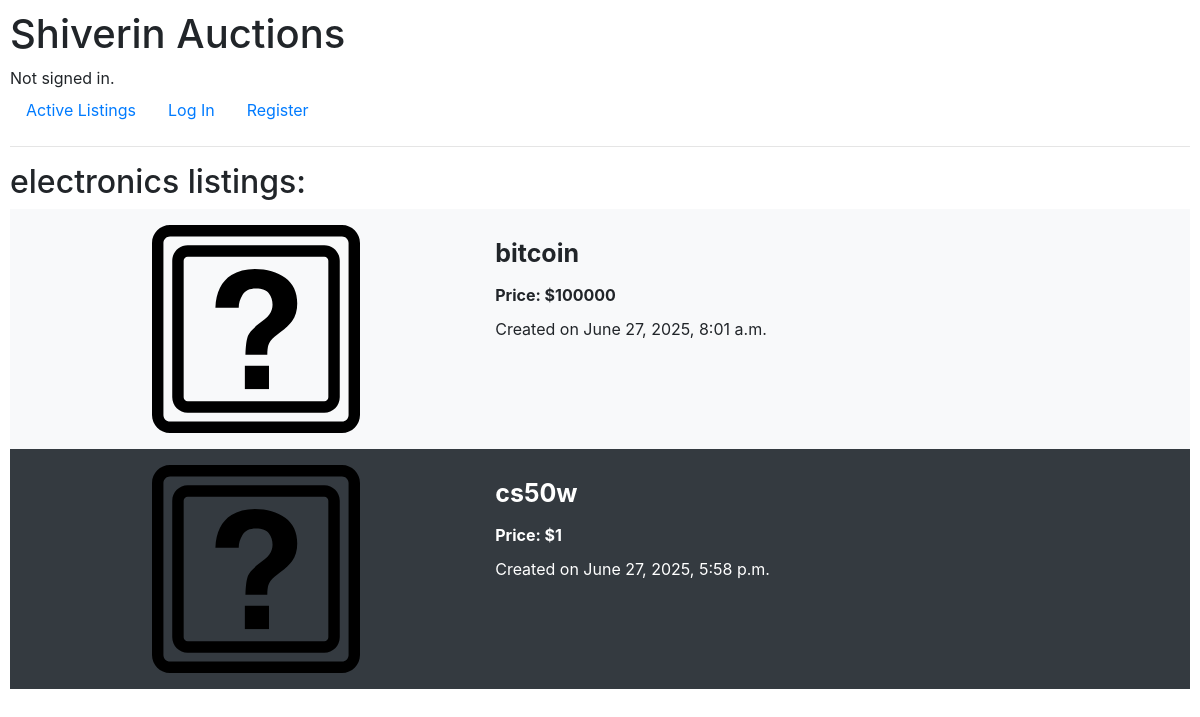
Page /categories/electronics on the committed database.
### auctions/models.py (models this page shows, shortened)
class Category(models.Model):
    name = models.CharField(max_length=64)

class Listing(models.Model):
    title = models.CharField(max_length=64)
    description = models.TextField()
    start_bid = models.DecimalField(max_digits=10, decimal_places=2)
    url = models.URLField(blank=True, null=True)
    category = models.ForeignKey("Category", on_delete=models.SET_NULL, null=True, blank=True)
    owner = models.ForeignKey(User, on_delete=models.CASCADE)
    created_at = models.DateTimeField(auto_now_add=True)
    is_active = models.BooleanField(default=True)

### auctions/views.py (the view)
# urls.py: path("categories/<str:catname>", views.cat, name="cat"),
def cat(request,catname):
    catid= Category.objects.get(name=catname)
    listings = Listing.objects.filter(category=catid, is_active=True).annotate(
        highest_bid=Max('bids__user_bid'),
        current_price=Coalesce(Max('bids__user_bid'), F('start_bid'))
    )
    return render(request, "auctions/cat.html", {
        "listings": listings,
        "catname": catname,
    })

### auctions/templates/auctions/cat.html
{% extends "auctions/layout.html" %}
{% load static %}
{% block body %}
    <h2>{{catname}} listings:</h2>
    {% for listing in listings %}
        {% if forloop.counter|divisibleby:2 %}
            <div class="container-fluid p-3 bg-dark text-white contain1">
        {% else %}
            <div class="container-fluid p-3 bg-light contain2">
        {% endif %}
                <div class="index_a">
                {% if listing.url %}
                    <img src="{{listing.url}}" alt="{{ listing.title }}">
                {% else %}
                    <img src="{% static 'auctions/place.svg' %}" alt="Default image">
                {% endif %}
                </div>
                <div class="index_b">
                <a href="{% url 'listings' listing.id %}" style="color: inherit;"><strong style="font-size: 25px;">{{ listing.title }}</strong></a>
                    <div><strong>Price: ${{ listing.current_price }}</strong></div>
                    <div>Created on {{ listing.created_at}}</div>
                </div>
            </div>
    {% empty %}
        <div>Currently no listings</div>
    {% endfor %}
{% endblock %}

### auctions/static/auctions/styles.css (style rules this page uses)
body { padding: 10px; }
.contain1 { display: flex; height: 30vh; }
.contain2 { display: flex; height: 30vh; }
.index_a { width: 40%; }
.index_a img { width: 100%; height: 100%; object-fit: contain; display: block; }
.index_b { width: 60%; display:flex; flex-direction:column; padding: 10px; gap: 10px; }

### rows in the picture
Category: name "electronics"
Listing: title "bitcoin", current_price "100000", created_at "June 27, 2025, 8:01 a.m."
Listing: title "cs50w", current_price "1", created_at "June 27, 2025, 5:58 p.m."
